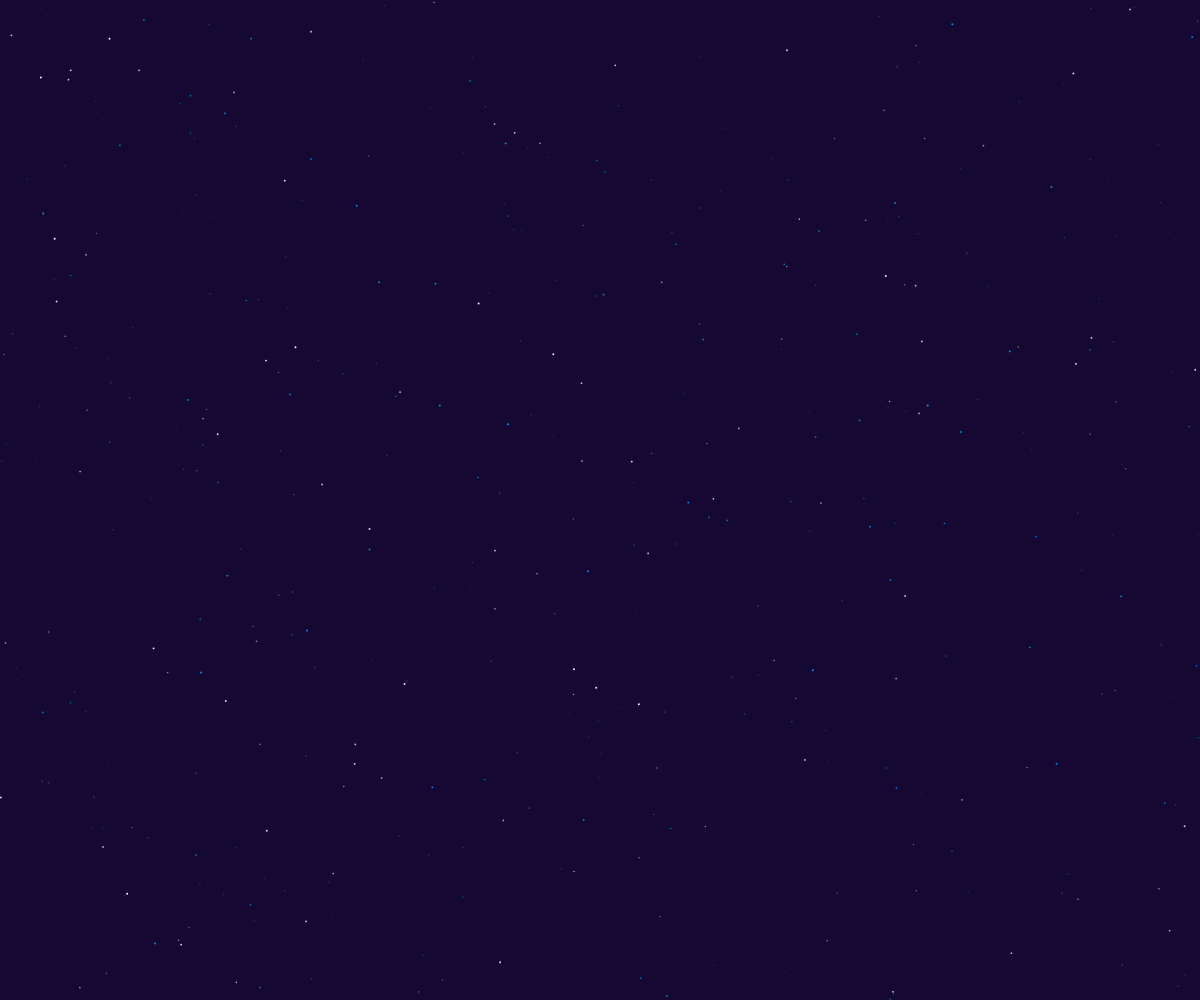
Frame 1 (no input)
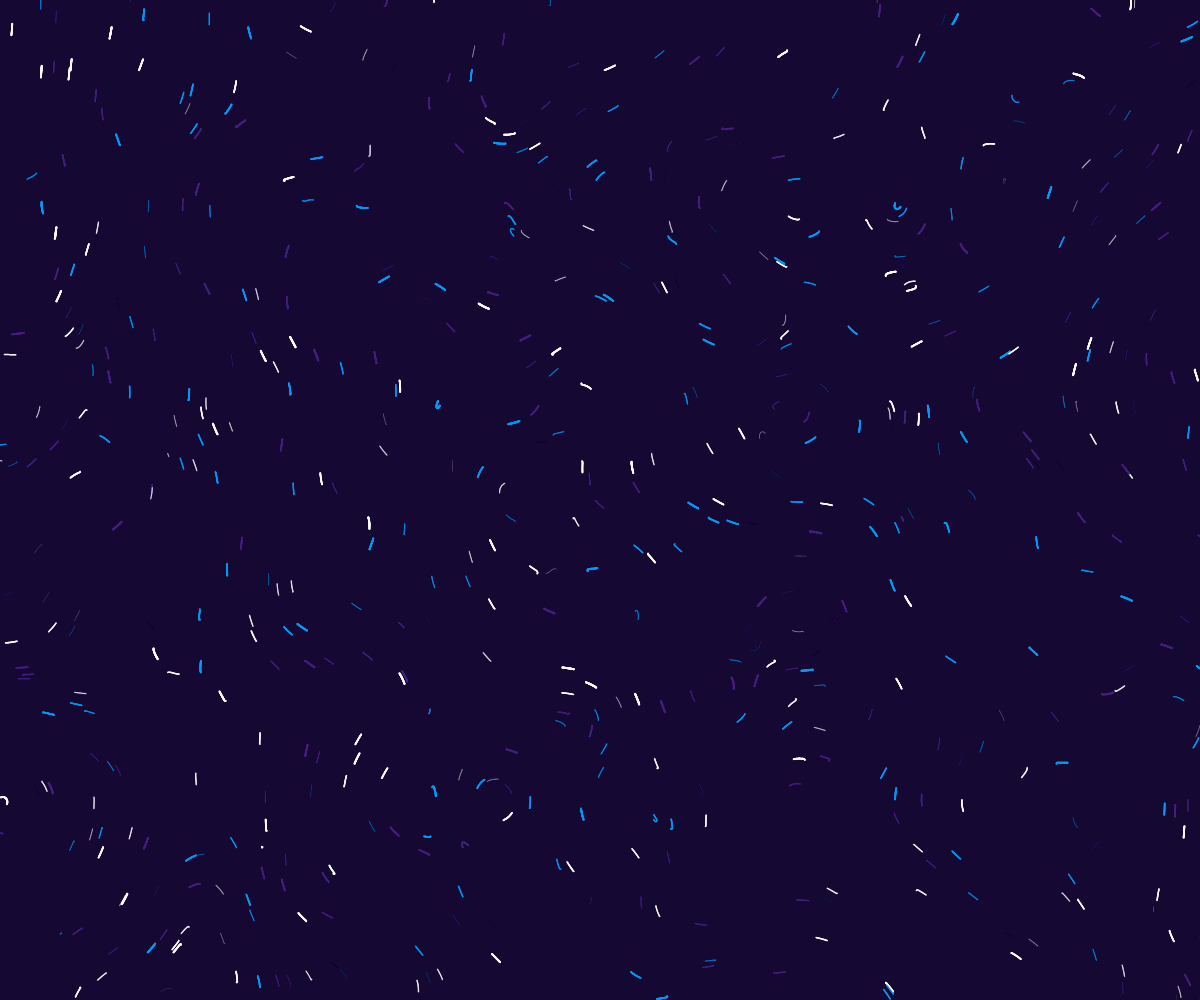
Frame 60 (no input)
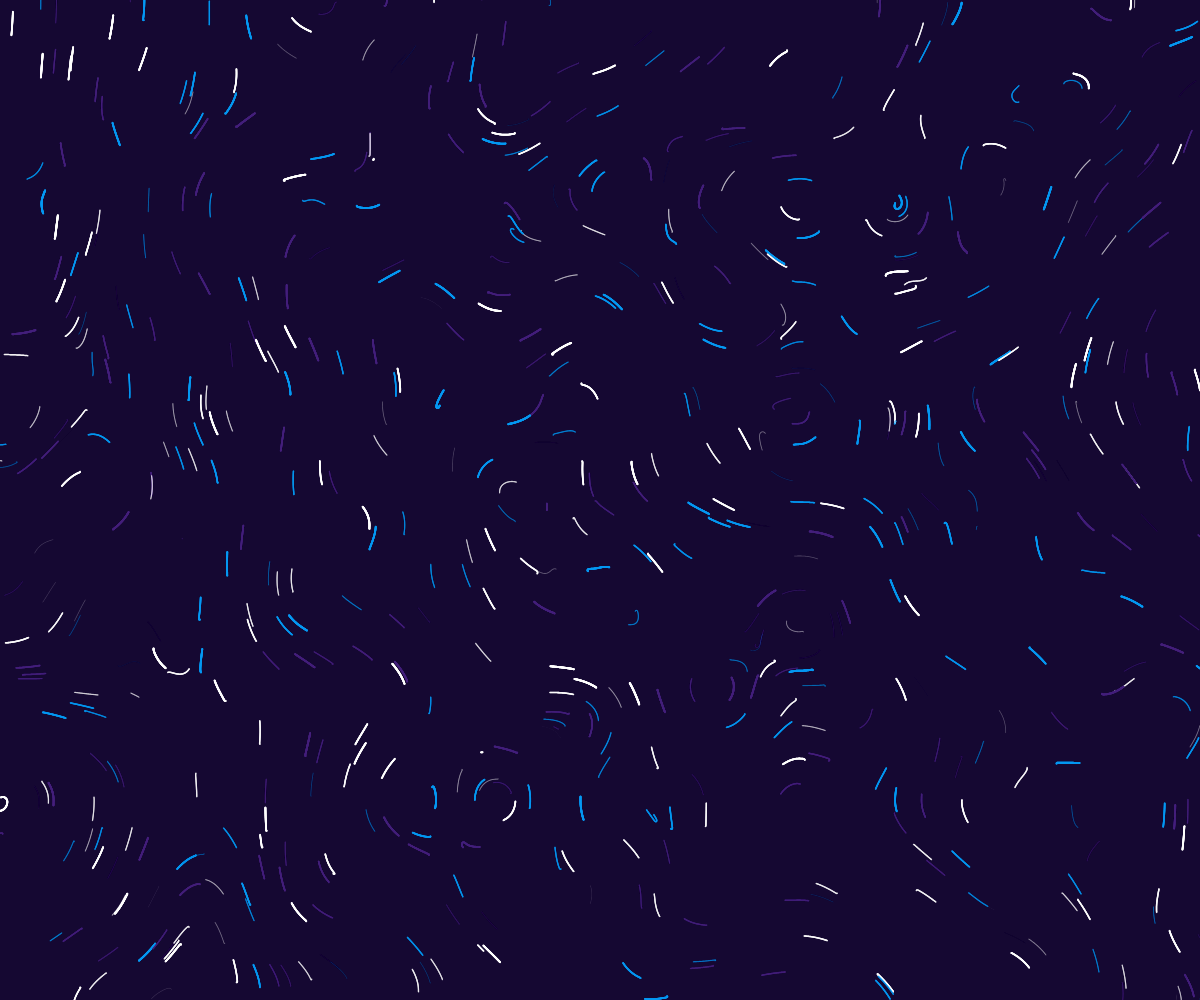
Frame 120 (the mouse pressed at the canvas centre since frame 60)

The p5.js sketch that drew these frames (run headless with seeded random() and noise() and a simulated clock; from frame 60 on, the mouse is pressed at the canvas centre):

// p5.js sketch
// ── sketch.js
//START NIGHT

var particles_a = [];
var particles_b = [];
var particles_c = [];
var nums =200;
var noiseScale = 800;

function setup(){
	createCanvas(windowWidth, windowHeight);
	background(21, 8, 50);
    noStroke();
	smooth();
	for(var i = 0; i < nums; i++){
		particles_a[i] = new Particle(random(0, width),random(0,height));
		particles_b[i] = new Particle(random(0, width),random(0,height));
		particles_c[i] = new Particle(random(0, width),random(0,height));
	}
}

function draw(){
	
		for(var i = 0; i < nums; i++){
		var radius = map(i,0,nums,1,2);
		var alpha = map(i,0,nums,0,250);

		fill(69,33,124,alpha);
		particles_a[i].move();
		particles_a[i].display(radius);
		particles_a[i].checkEdge();

		fill(7,153,242,alpha);
		particles_b[i].move();
		particles_b[i].display(radius);
		particles_b[i].checkEdge();

		fill(255,255,255,alpha);
		particles_c[i].move();
		particles_c[i].display(radius);
		particles_c[i].checkEdge();
	}  
}


function Particle(x, y){
	this.dir = createVector(0, 0);
	this.vel = createVector(0, 0);
	this.pos = createVector(x, y);
	this.speed = 0.2;

	this.move = function(){
		var angle = noise(this.pos.x/noiseScale, this.pos.y/noiseScale)*TWO_PI*noiseScale;
		this.dir.x = cos(angle);
		this.dir.y = sin(angle);
		this.vel = this.dir.copy();
		this.vel.mult(this.speed);
		this.pos.add(this.vel);
	}

	this.checkEdge = function(){
		if(this.pos.x > width || this.pos.x < 0 || 
           this.pos.y > height || this.pos.y < 0){
			this.pos.x = random(50, width);
			this.pos.y = random(50, height);
		}
	}

	this.display = function(r){
		ellipse(this.pos.x, this.pos.y, r, r);
	}
}
